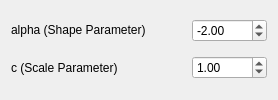
                     <widget class="QWidget" name="loss_fcn_tab">
                      <attribute name="title">
                       <string>Loss Function</string>
                      </attribute>
                      <layout class="QGridLayout" name="gridLayout_55">
                       <item row="1" column="0">
                        <widget class="QLabel" name="label_31">
                         <property name="toolTip">
                          <string>&lt;html&gt;&lt;head/&gt;&lt;body&gt;&lt;p&gt;Increasing reduces effect of outliers&lt;/p&gt;&lt;p&gt;An additional multiplier to internal scaling &lt;/p&gt;&lt;p&gt;Internal scaling based on 1.5 IQR rule&lt;/p&gt;&lt;/body&gt;&lt;/html&gt;</string>
                         </property>
                         <property name="text">
                          <string>c (Scale Parameter)</string>
                         </property>
                        </widget>
                       </item>
                       <item row="1" column="2">
                        <widget class="QDoubleSpinBox" name="loss_c_box">
                         <property name="accelerated">
                          <bool>true</bool>
                         </property>
                         <property name="correctionMode">
                          <enum>QAbstractSpinBox::CorrectToNearestValue</enum>
                         </property>
                         <property name="minimum">
                          <double>0.100000000000000</double>
                         </property>
                         <property name="maximum">
                          <double>1000.000000000000000</double>
                         </property>
                         <property name="singleStep">
                          <double>0.100000000000000</double>
                         </property>
                         <property name="value">
                          <double>1.000000000000000</double>
                         </property>
                        </widget>
                       </item>
                       <item row="0" column="0">
                        <widget class="QLabel" name="label_29">
                         <property name="toolTip">
                          <string>&lt;html&gt;&lt;head/&gt;&lt;body&gt;&lt;p align=&quot;right&quot;&gt;Less sensitive to outliers as alpha decreases&lt;/p&gt;&lt;p align=&quot;right&quot;&gt;L2 loss (Mean Squared Error) = 2&lt;/p&gt;&lt;p align=&quot;right&quot;&gt;Charbonnier (Huber-like) loss = 1&lt;/p&gt;&lt;p align=&quot;right&quot;&gt;Cauchy loss = 0&lt;/p&gt;&lt;p align=&quot;right&quot;&gt;Geman-McClure loss = −2&lt;/p&gt;&lt;p align=&quot;right&quot;&gt;Welsch loss = −∞&lt;/p&gt;&lt;/body&gt;&lt;/html&gt;</string>
                         </property>
                         <property name="text">
                          <string>alpha (Shape Parameter)</string>
                         </property>
                         <property name="textFormat">
                          <enum>Qt::RichText</enum>
                         </property>
                        </widget>
                       </item>
                       <item row="0" column="1">
                        <spacer name="horizontalSpacer">
                         <property name="orientation">
                          <enum>Qt::Horizontal</enum>
                         </property>
                         <property name="sizeHint" stdset="0">
                          <size>
                           <width>40</width>
                           <height>20</height>
                          </size>
                         </property>
                        </spacer>
                       </item>
                       <item row="0" column="2">
                        <widget class="QDoubleSpinBox" name="loss_alpha_box">
                         <property name="accelerated">
                          <bool>true</bool>
                         </property>
                         <property name="correctionMode">
                          <enum>QAbstractSpinBox::CorrectToNearestValue</enum>
                         </property>
                         <property name="decimals">
                          <number>2</number>
                         </property>
                         <property name="minimum">
                          <double>-1000.000000000000000</double>
                         </property>
                         <property name="maximum">
                          <double>2.000000000000000</double>
                         </property>
                         <property name="value">
                          <double>-2.000000000000000</double>
                         </property>
                        </widget>
                       </item>
                      </layout>
                     </widget>
